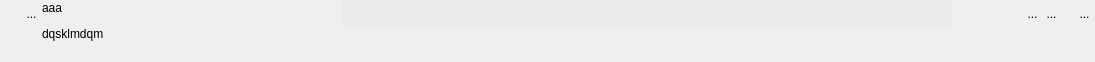
<?xml version="1.0" encoding="UTF-8"?>
<ui version="4.0">
 <class>WidgetSimpSalome</class>
 <widget class="QWidget" name="WidgetSimpSalome">
  <property name="geometry">
   <rect>
    <x>0</x>
    <y>0</y>
    <width>1095</width>
    <height>62</height>
   </rect>
  </property>
  <property name="sizePolicy">
   <sizepolicy hsizetype="Preferred" vsizetype="Minimum">
    <horstretch>0</horstretch>
    <verstretch>0</verstretch>
   </sizepolicy>
  </property>
  <property name="minimumSize">
   <size>
    <width>0</width>
    <height>0</height>
   </size>
  </property>
  <property name="windowTitle">
   <string>Form</string>
  </property>
  <layout class="QHBoxLayout" name="horizontalLayout_4">
   <property name="spacing">
    <number>0</number>
   </property>
   <property name="leftMargin">
    <number>0</number>
   </property>
   <property name="topMargin">
    <number>1</number>
   </property>
   <property name="rightMargin">
    <number>0</number>
   </property>
   <property name="bottomMargin">
    <number>1</number>
   </property>
   <item>
    <layout class="QVBoxLayout" name="verticalLayout">
     <item>
      <layout class="QHBoxLayout" name="horizontalLayout">
       <property name="spacing">
        <number>0</number>
       </property>
       <item>
        <spacer name="horizontalSpacer_3">
         <property name="orientation">
          <enum>Qt::Horizontal</enum>
         </property>
         <property name="sizeType">
          <enum>QSizePolicy::Fixed</enum>
         </property>
         <property name="sizeHint" stdset="0">
          <size>
           <width>21</width>
           <height>20</height>
          </size>
         </property>
        </spacer>
       </item>
       <item>
        <widget class="MonBoutonValide" name="RBValide">
         <property name="minimumSize">
          <size>
           <width>21</width>
           <height>25</height>
          </size>
         </property>
         <property name="maximumSize">
          <size>
           <width>21</width>
           <height>25</height>
          </size>
         </property>
         <property name="toolTip">
          <string>Affiche le rapport de validité du mot-clef</string>
         </property>
         <property name="styleSheet">
          <string notr="true">border : 0px</string>
         </property>
         <property name="text">
          <string>...</string>
         </property>
         <property name="icon">
          <iconset>
           <normaloff>../Editeur/icons/ast-green-ball.png</normaloff>../Editeur/icons/ast-green-ball.png</iconset>
         </property>
         <property name="iconSize">
          <size>
           <width>25</width>
           <height>25</height>
          </size>
         </property>
        </widget>
       </item>
      </layout>
     </item>
     <item>
      <spacer name="verticalSpacer">
       <property name="orientation">
        <enum>Qt::Vertical</enum>
       </property>
       <property name="sizeHint" stdset="0">
        <size>
         <width>20</width>
         <height>5</height>
        </size>
       </property>
      </spacer>
     </item>
    </layout>
   </item>
   <item>
    <widget class="MonLabelClic" name="label">
     <property name="sizePolicy">
      <sizepolicy hsizetype="Fixed" vsizetype="Preferred">
       <horstretch>0</horstretch>
       <verstretch>0</verstretch>
      </sizepolicy>
     </property>
     <property name="minimumSize">
      <size>
       <width>300</width>
       <height>25</height>
      </size>
     </property>
     <property name="maximumSize">
      <size>
       <width>178</width>
       <height>16777215</height>
      </size>
     </property>
     <property name="frameShape">
      <enum>QFrame::NoFrame</enum>
     </property>
     <property name="text">
      <string>&lt;html&gt;&lt;head/&gt;&lt;body&gt;&lt;p&gt;aaa&lt;/p&gt;&lt;p&gt;dqsklmdqm&lt;/p&gt;&lt;/body&gt;&lt;/html&gt;</string>
     </property>
     <property name="scaledContents">
      <bool>false</bool>
     </property>
     <property name="alignment">
      <set>Qt::AlignLeading|Qt::AlignLeft|Qt::AlignTop</set>
     </property>
    </widget>
   </item>
   <item>
    <layout class="QVBoxLayout" name="verticalLayout_2">
     <item>
      <layout class="QHBoxLayout" name="horizontalLayout_3">
       <item>
        <widget class="QLineEdit" name="lineEditVal">
         <property name="sizePolicy">
          <sizepolicy hsizetype="Preferred" vsizetype="Fixed">
           <horstretch>1</horstretch>
           <verstretch>0</verstretch>
          </sizepolicy>
         </property>
         <property name="minimumSize">
          <size>
           <width>0</width>
           <height>25</height>
          </size>
         </property>
         <property name="maximumSize">
          <size>
           <width>805</width>
           <height>16777215</height>
          </size>
         </property>
         <property name="styleSheet">
          <string notr="true">background:rgb(235,235,235);
border:0px;</string>
         </property>
        </widget>
       </item>
       <item>
        <spacer name="horizontalSpacer_2">
         <property name="orientation">
          <enum>Qt::Horizontal</enum>
         </property>
         <property name="sizeType">
          <enum>QSizePolicy::MinimumExpanding</enum>
         </property>
         <property name="sizeHint" stdset="0">
          <size>
           <width>71</width>
           <height>20</height>
          </size>
         </property>
        </spacer>
       </item>
       <item>
        <layout class="QHBoxLayout" name="horizontalLayout_2">
         <property name="spacing">
          <number>0</number>
         </property>
         <property name="sizeConstraint">
          <enum>QLayout::SetFixedSize</enum>
         </property>
         <item>
          <widget class="QToolButton" name="RBSalome">
           <property name="sizePolicy">
            <sizepolicy hsizetype="Fixed" vsizetype="Fixed">
             <horstretch>0</horstretch>
             <verstretch>0</verstretch>
            </sizepolicy>
           </property>
           <property name="maximumSize">
            <size>
             <width>25</width>
             <height>25</height>
            </size>
           </property>
           <property name="toolTip">
            <string>affiche l'explorateur de fichier</string>
           </property>
           <property name="styleSheet">
            <string notr="true">border : 0px</string>
           </property>
           <property name="text">
            <string>...</string>
           </property>
           <property name="icon">
            <iconset>
             <normaloff>../Editeur/icons/flecheSalome.png</normaloff>../Editeur/icons/flecheSalome.png</iconset>
           </property>
           <property name="iconSize">
            <size>
             <width>25</width>
             <height>25</height>
            </size>
           </property>
          </widget>
         </item>
         <item>
          <widget class="QToolButton" name="RBSalomeVue">
           <property name="maximumSize">
            <size>
             <width>25</width>
             <height>25</height>
            </size>
           </property>
           <property name="toolTip">
            <string>ouvre le fichier choisi</string>
           </property>
           <property name="styleSheet">
            <string notr="true">border:0px</string>
           </property>
           <property name="text">
            <string>...</string>
           </property>
           <property name="icon">
            <iconset>
             <normaloff>../Editeur/icons/eye.png</normaloff>../Editeur/icons/eye.png</iconset>
           </property>
           <property name="iconSize">
            <size>
             <width>25</width>
             <height>25</height>
            </size>
           </property>
          </widget>
         </item>
         <item>
          <spacer name="horizontalSpacer_4">
           <property name="orientation">
            <enum>Qt::Horizontal</enum>
           </property>
           <property name="sizeType">
            <enum>QSizePolicy::Fixed</enum>
           </property>
           <property name="sizeHint" stdset="0">
            <size>
             <width>13</width>
             <height>20</height>
            </size>
           </property>
          </spacer>
         </item>
         <item>
          <widget class="QToolButton" name="RBPoubelle">
           <property name="sizePolicy">
            <sizepolicy hsizetype="Fixed" vsizetype="Fixed">
             <horstretch>0</horstretch>
             <verstretch>0</verstretch>
            </sizepolicy>
           </property>
           <property name="minimumSize">
            <size>
             <width>21</width>
             <height>25</height>
            </size>
           </property>
           <property name="maximumSize">
            <size>
             <width>21</width>
             <height>25</height>
            </size>
           </property>
           <property name="toolTip">
            <string>Détruit le mot-clef</string>
           </property>
           <property name="styleSheet">
            <string notr="true">border : 0px</string>
           </property>
           <property name="text">
            <string>...</string>
           </property>
           <property name="icon">
            <iconset>
             <normaloff>../Editeur/icons/deleteRond.png</normaloff>../Editeur/icons/deleteRond.png</iconset>
           </property>
           <property name="iconSize">
            <size>
             <width>21</width>
             <height>25</height>
            </size>
           </property>
          </widget>
         </item>
        </layout>
       </item>
      </layout>
     </item>
     <item>
      <spacer name="verticalSpacer_2">
       <property name="orientation">
        <enum>Qt::Vertical</enum>
       </property>
       <property name="sizeType">
        <enum>QSizePolicy::Expanding</enum>
       </property>
       <property name="sizeHint" stdset="0">
        <size>
         <width>20</width>
         <height>5</height>
        </size>
       </property>
      </spacer>
     </item>
    </layout>
   </item>
  </layout>
 </widget>
 <customwidgets>
  <customwidget>
   <class>MonBoutonValide</class>
   <extends>QToolButton</extends>
   <header>monBoutonValide.h</header>
  </customwidget>
  <customwidget>
   <class>MonLabelClic</class>
   <extends>QLabel</extends>
   <header>monLabelClic.h</header>
  </customwidget>
 </customwidgets>
 <tabstops>
  <tabstop>lineEditVal</tabstop>
  <tabstop>RBSalome</tabstop>
  <tabstop>RBSalomeVue</tabstop>
  <tabstop>RBPoubelle</tabstop>
  <tabstop>RBValide</tabstop>
 </tabstops>
 <resources/>
 <connections/>
</ui>
